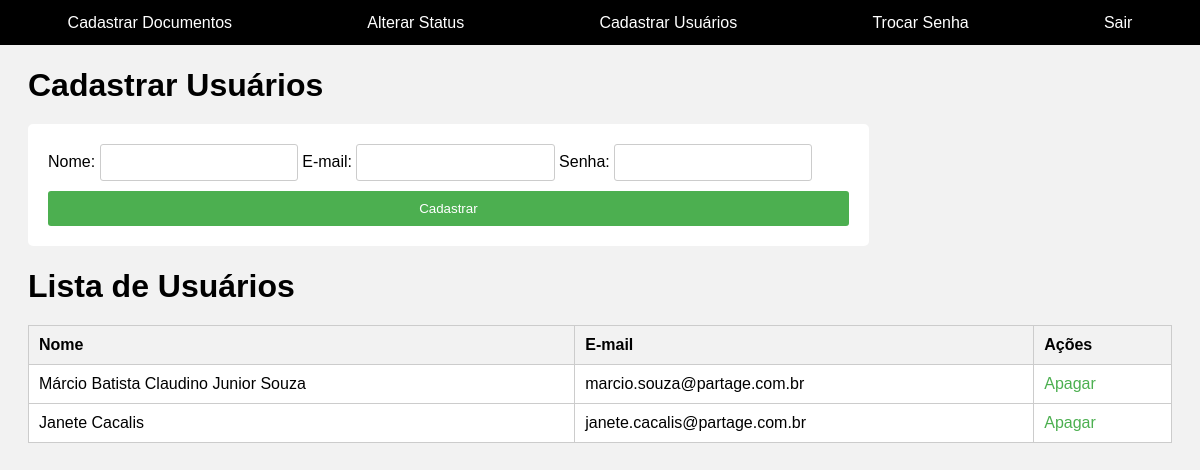
The page /cadastrar/ (signed in) on the database its author committed.
### a1/models.py (models this page shows, shortened)
class CustomUser(AbstractBaseUser):
    email = models.EmailField(unique=True, max_length=255)
    nome = models.CharField(max_length=255)
    is_active = models.BooleanField(default=True)
    is_staff = models.BooleanField(default=False)
    USERNAME_FIELD = 'email'
    EMAIL_FIELD = 'email'
    REQUIRED_FIELDS = ['nome']
    objects = CustomUserManager()

### a1/views.py (the view)
# urls.py: path('cadastrar/', views.cadastrar_usuario, name="cadastrar_usuario"),
@login_required(login_url='login')
def cadastrar_usuario(request):
    if request.method == 'POST':
        form = CadastroForm(request.POST)
        if form.is_valid():
            form.save()
            nome_usuario = form.cleaned_data['nome']
            messages.success(request, f"Usuário '{nome_usuario}' cadastrado com sucesso!")
            return redirect('cadastrar_usuario')  # Redirecionar para a página de cadastro
    else:
        form = CadastroForm()
    context = {
        'form': form,
        'todos': CustomUser.objects.all(),
    }
    return render(request, 'cadastro.html', context)

### a1/forms.py
class CadastroForm(forms.ModelForm):
    password = forms.CharField(widget=forms.PasswordInput)
    class Meta:
        model = CustomUser
        fields = ['nome', 'email', 'password']

### a1/templates/cadastro.html (shortened to what this page needs)
<!DOCTYPE html>
<html>
<head>
</head>
<body>
  <div id="menu">
    <a href="{% url 'cadastrar_documento' %}" class="button">Cadastrar Documentos</a>
    <a href="{% url 'alterar_status' %}" class="button">Alterar Status</a>
	<a href="{% url 'cadastrar_usuario' %}" class="button">Cadastrar Usuários</a>
	<a href="{% url 'change_password' %}" class="button">Trocar Senha</a>
    <a href="{% url 'logout' %}" class="button">Sair</a>
  </div>
  <br>
    <h1>Cadastrar Usuários</h1>
    <form action="{% url 'NovoCadastro' %}" method="post">
        <label for="id_Nome">Nome:</label>
        <input id="id_Nome" name="Nome" type="text" required>
        <label for="id_email">E-mail:</label>
        <input id="id_email" name="e-Mail" type="email" pattern="[a-zA-Z0-9._%+-]+@[a-zA-Z0-9.-]+\.[a-zA-Z]{2,}$" required>
        <label for="id_senha">Senha:</label>
        <input id="id_senha" name="senha" type="password" required>
        <button type="submit">Cadastrar</button>
    </form>
    <h1>Lista de Usuários</h1>
    <table>
        <thead>
            <tr>
                <th>Nome</th>
                <th>E-mail</th>
                <th>Ações</th>
            </tr>
        </thead>
        <tbody>
            {% for usuario in todos %}
                <tr>
                    <td>{{ usuario.nome }}</td>
                    <td>{{ usuario.email }}</td>
                    <td><a href="{% url 'apagar_usuario' usuario.email %}">Apagar</a></td>
                </tr>
            {% endfor %}
        </tbody>
    </table>
</body>
</html>

### a1/templates/cadastro.html (style rules this page uses)
body { font-family: Arial, sans-serif; background-color: #f2f2f2; padding: 20px; }
h1 { margin-bottom: 20px; }
form { width: 70%; background-color: #fff; padding: 20px; border-radius: 5px; }
form input[type="text"], form input[type="email"], form input[type="password"] { width: 22%; padding: 10px; margin-bottom: 10px; border: 1px solid #ccc; border-radius: 3px; }
form button[type="submit"] { width: 100%; padding: 10px; background-color: #4caf50; color: #fff; border: none; border-radius: 3px; cursor: pointer; }
table { width: 100%; background-color: #fff; border-collapse: collapse; margin-top: 20px; }
table th, table td { padding: 10px; border: 1px solid #ccc; text-align: left; }
table th { background-color: #f2f2f2; }
a { text-decoration: none; color: #4caf50; }
#menu { position: fixed; top: 0; left: 0; width: 100%; height: 45px; background-color: black; display: flex; justify-content: space-around; align-items: center; }
.button { color: white; text-decoration: none; padding: 10px; }

### rows shown on the page
CustomUser: nome "Márcio Batista Claudino Junior Souza", email "marcio.souza@partage.com.br"
CustomUser: nome "Janete Cacalis", email "janete.cacalis@partage.com.br"
